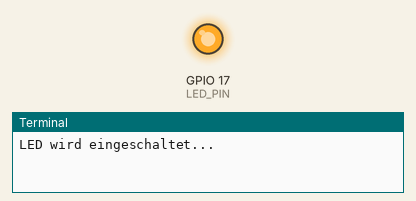
This program was run on a simulated Raspberry Pi (BCM pin numbers). Parts: output pins drawn as LEDs (lit = HIGH), the last lines printed to the terminal. At 10.0 s the program stops and its outputs stay as they are.

Above: at 0.1 s.
At 10.1 s:
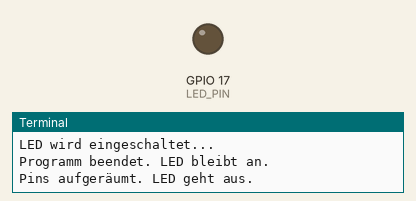
Timing chart, 0 to 11.5 s (numbered marks = the images above):
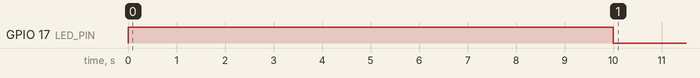

The program:

Tag_04.py
```python
import RPi.GPIO as GPIO
import time

# Den Pin festlegen (nach GPIO-Nummer)
LED_PIN = 17

# GPIO-Modus setzen
GPIO.setmode(GPIO.BCM)
# Den LED-Pin als AUSGANG (OUT) definieren
GPIO.setup(LED_PIN, GPIO.OUT)

print("LED wird eingeschaltet...")
# Den Pin auf HIGH (Strom AN) setzen
GPIO.output(LED_PIN, GPIO.HIGH)

# Wir warten 10 Sekunden, damit du sie leuchten siehst
time.sleep(10)

print("Programm beendet. LED bleibt an.")
# Am Ende räumen wir die Pins auf (wichtig!)
GPIO.cleanup()
print("Pins aufgeräumt. LED geht aus.")
```

Measured:
- by itself, GPIO 17 (LED_PIN): LOW → HIGH at 0.00 s, → LOW 10.0 s later
